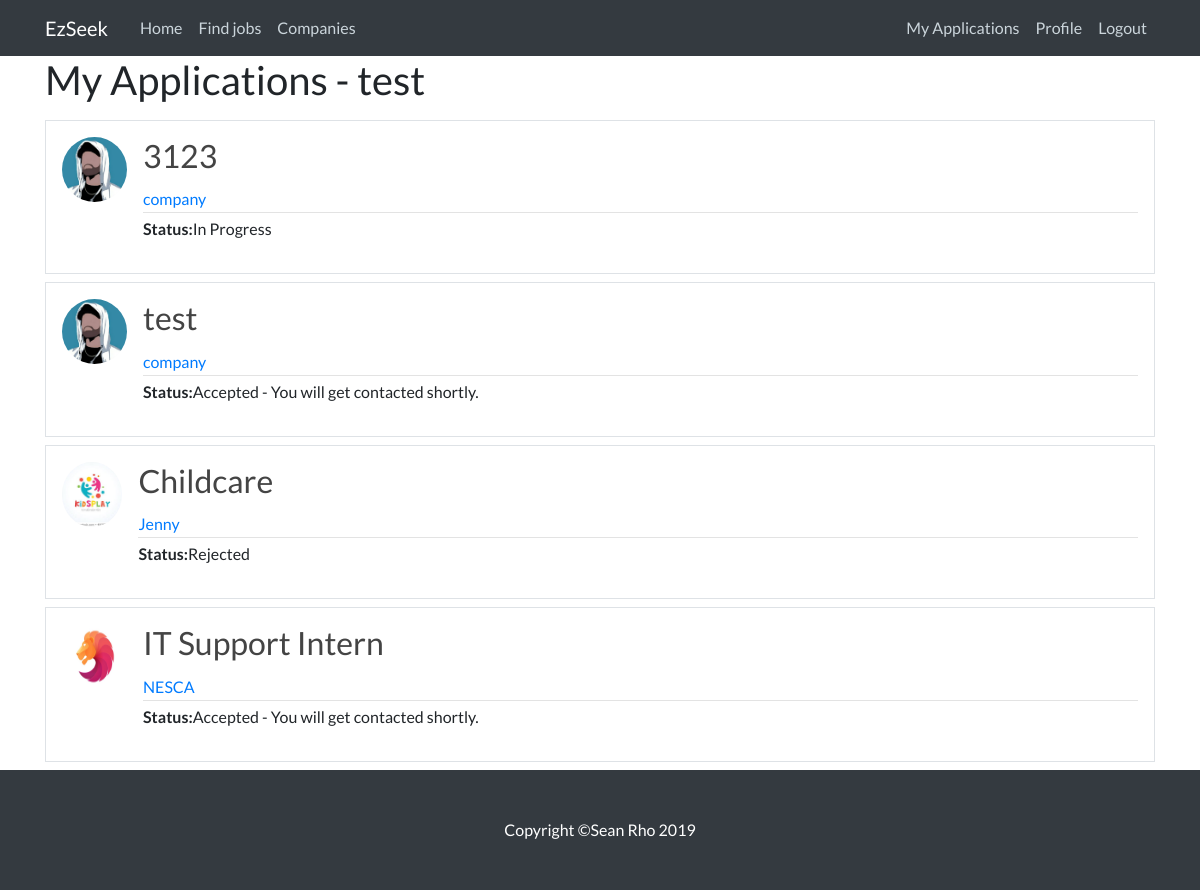
The page /myApplication/test (signed in) on the database its author committed.
### RS/models.py (models this page shows, shortened)
class Application(models.Model):
    application_id = models.AutoField(primary_key = True)
    js_id = models.ForeignKey(JobSeeker, on_delete = models.CASCADE)
    company_id = models.ForeignKey(Company, on_delete = models.CASCADE)
    job_id = models.ForeignKey(Post, on_delete = models.CASCADE)
    status = models.CharField(default='In Progress', max_length=200)

class Post(models.Model):
    title = models.CharField(max_length=100)
    content = models.TextField()
    date_posted = models.DateTimeField(default=timezone.now)
    author = models.ForeignKey(User, on_delete=models.CASCADE)
    applied = models.ManyToManyField(User, related_name='applied', blank=True)
    def __str__(self):
       return self.title

class Profile(models.Model):
    user = models.OneToOneField(User, on_delete=models.CASCADE)
    image = models.ImageField(default='default.jpg', upload_to='profile_pics')

### RS/views.py (the view)
# urls.py: path('myApplication/<str:username>', MyApplicationListView.as_view(), name='myApplication'),
class MyApplicationListView(UserPassesTestMixin, ListView):
    model = Application
    template_name = 'myApplication.html'
    context_object_name = 'posts'
    paginate_by = 10
    def get_queryset(self):
        user = get_object_or_404(JobSeeker, user=self.request.user)
        return Application.objects.filter(js_id=user).order_by('-application_id')
    def test_func(self):
        currentUser = self.kwargs['username'] #magic kwargs!!!
        if self.request.user.username == currentUser:
            return True
        raise Http404("You are not allowed to view other Jobseeker's personal application page.")

### RS/templates/myApplication.html (shortened to what this page needs)
{% extends "base.html" %}
{% block content %}
    <h1 class="mb-3">My Applications - {{ view.kwargs.username }}</h1>
    {% for post in posts %}
    <div>
     <div class="media border p-3 mb-2">
      <img class="rounded-circle article-img" src="{{ post.job_id.author.profile.image.url }}">
       <div class="card h-100 w-100 border-0">
        <div class="article-metadata">
         <h2 class="card-title">
          <a class="article-title" href="{% url 'jobDetail' post.job_id.id %}">{{ post.job_id }}</a>
         </h2>
          <a class="mr-2" href="{% url 'companyDetail' post.job_id.author.company.id %}">{{ post.job_id.author }}</a>
        </div>
          <p class="article-content"><b class="font-weight-bold">Status:</b>{{ post.status }}</p>
       </div>
     </div>
    </div>
    {% empty %}
<p class="article-content"><b class="font-weight-bold">You have not applied for jobs yet</b></p>
    {% endfor %}
{% endblock content %}

### RS/static/main.css (style rules this page uses)
html { height: 100%; }
body { font-family: 'Lato', 'Helvetica Neue', Helvetica, Arial, sans-serif; padding-top: 56px; min-height: 100%; display: flex; flex-direction: column; }
h1, h2, h3, h4, h5, h6 { font-family: 'Lato', 'Helvetica Neue', Helvetica, Arial, sans-serif; }
.article-title { color: #444444; }
.article-content { white-space: pre-line; }
.article-img { height: 65px; width: 65px; margin-right: 16px; }
.article-metadata { padding-bottom: 1px; margin-bottom: 4px; border-bottom: 1px solid #e3e3e3 }

### rows shown on the page
Application: job_id.author.profile.image (picture), job_id "3123", job_id.author "company", status "In Progress"
Application: job_id.author.profile.image (picture), job_id "test", job_id.author "company", status "Accepted - You will get contacted shortly."
Application: job_id.author.profile.image (picture), job_id "Childcare", job_id.author "Jenny", status "Rejected"
Application: job_id.author.profile.image (picture), job_id "IT Support Intern", job_id.author "NESCA", status "Accepted - You will get contacted shortly."

### other values the page prints
{{ view.kwargs.username }} "test"
